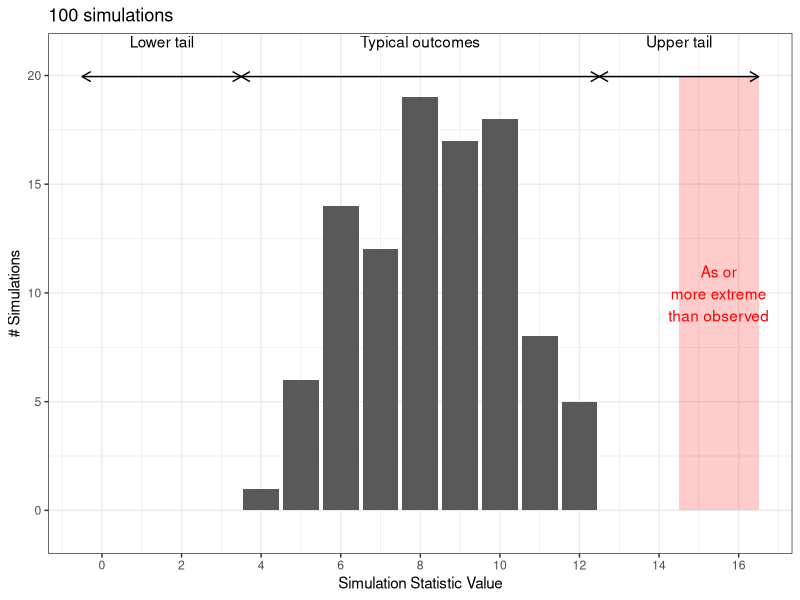
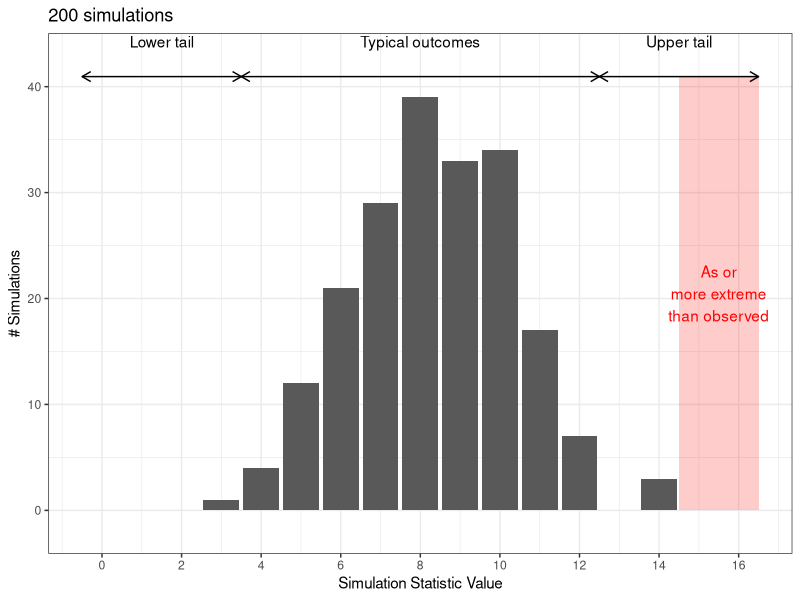
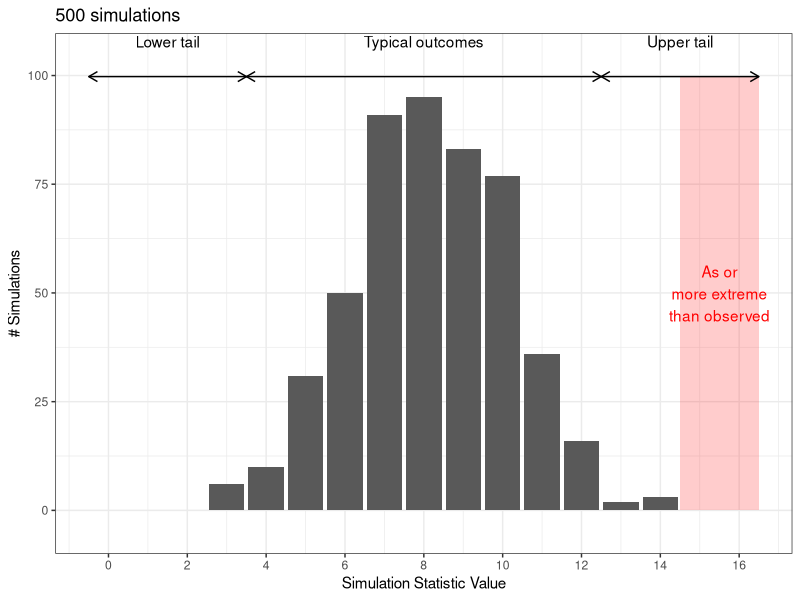
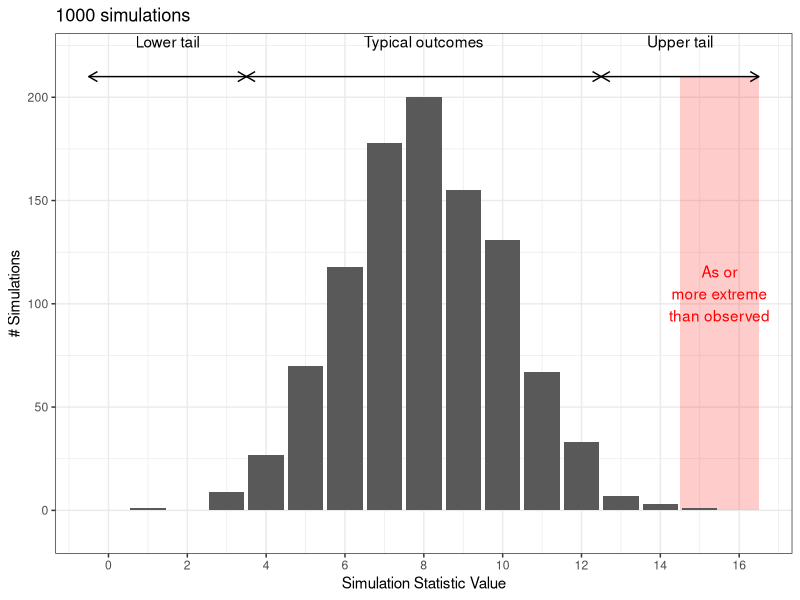
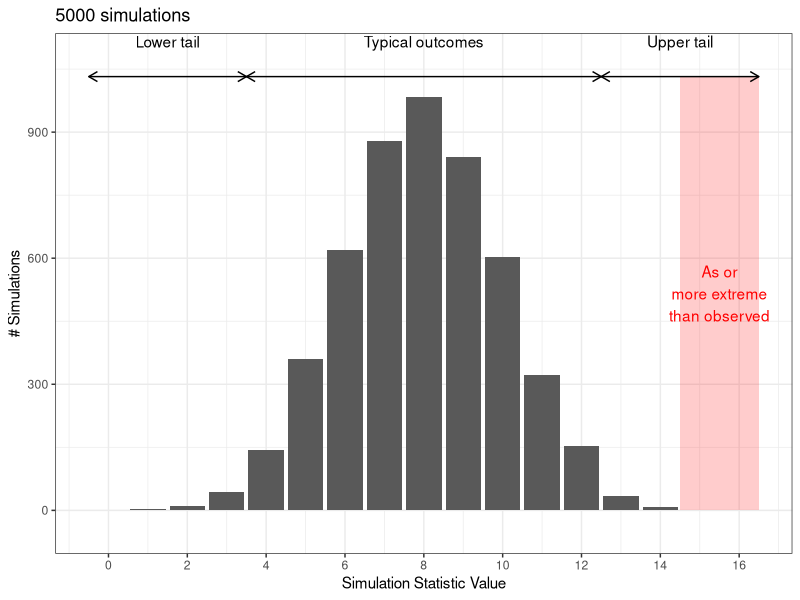
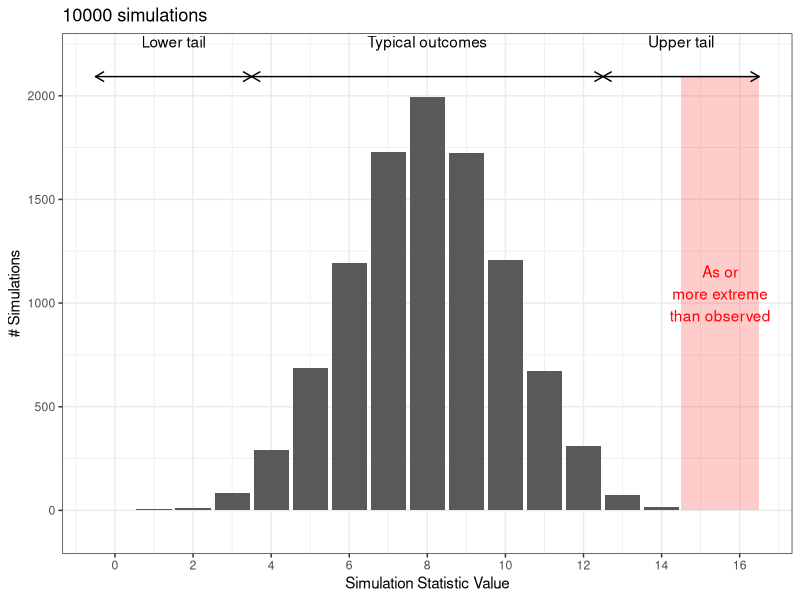
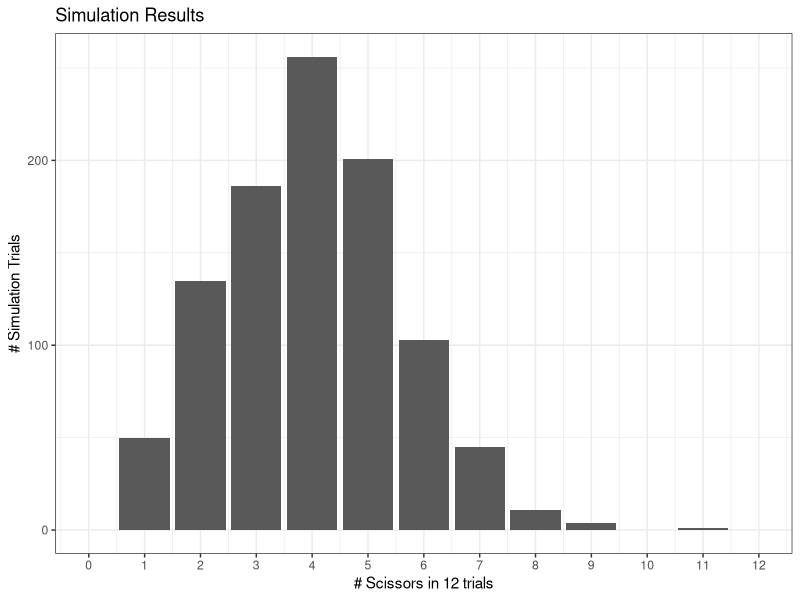
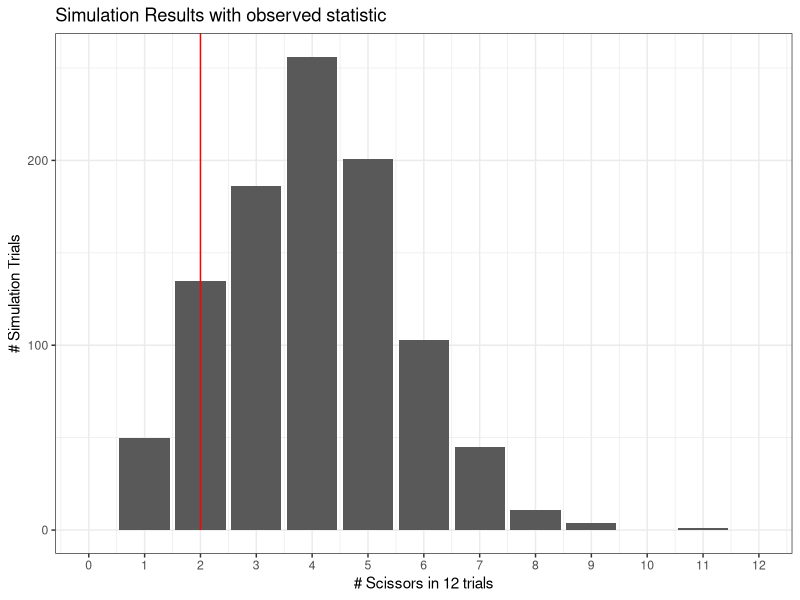

These figures' R source, in order:
## ---- chunk 1

library(ggplot2)
library(tidyverse)
knitr::opts_chunk$set(dpi=300, message = F, warning = F, echo = F, fig.width = 8, fig.height = 4, out.width = "80%", fig.align = "center")
theme_set(theme_bw())
## ---- chunk 2
set.seed(50703092)
x2 <- rbinom(10000, 16, .5)
ymax <- function(x) max(table(x))*1.05
my_arrow <- arrow(ends = "both", length = unit(0.1, "inches"))

x <- x2[1:100]

ggplot(data = tibble(x = x), aes(x = x)) + 
  annotate("rect", xmin = 14.5, xmax = 16.5, ymin = 0, ymax = ymax(x), fill = "red", alpha = .2) + 
  annotate("text", x = 15.5, y = ymax(x)/2, vjust = .5, label = "As or\nmore extreme\nthan observed", color = "red") + 
  geom_bar(width = .9) + 
  annotate("segment", x = -0.5, xend = 3.5, y = ymax(x), yend = ymax(x), arrow = my_arrow) + 
  annotate("text", x = 1.5, y = Inf, vjust = 1.2, label = "Lower tail") + 
  annotate("segment", x = 3.5, xend = 12.5, y = ymax(x), yend = ymax(x), arrow =  my_arrow) + 
  annotate("text", x = 8, y = Inf, vjust = 1.2, label = "Typical outcomes") +
  annotate("segment", x = 12.5, xend = 16.5, y = ymax(x), yend = ymax(x), arrow =  my_arrow) + 
  annotate("text", x = 14.5, y = Inf, vjust = 1.2, label = "Upper tail") + 
  scale_y_continuous("# Simulations", expand = c(.1, 0)) + 
  scale_x_continuous("Simulation Statistic Value", breaks = (0:8)*2) + 
  ggtitle("100 simulations")

x <- x2[1:200]
ggplot(data = tibble(x = x), aes(x = x)) + 
  annotate("rect", xmin = 14.5, xmax = 16.5, ymin = 0, ymax = ymax(x), fill = "red", alpha = .2) + 
  annotate("text", x = 15.5, y = ymax(x)/2, vjust = .5, label = "As or\nmore extreme\nthan observed", color = "red") + 
  geom_bar(width = .9) + 
  annotate("segment", x = -0.5, xend = 3.5, y = ymax(x), yend = ymax(x), arrow = my_arrow) + 
  annotate("text", x = 1.5, y = Inf, vjust = 1.2, label = "Lower tail") + 
  annotate("segment", x = 3.5, xend = 12.5, y = ymax(x), yend = ymax(x), arrow =  my_arrow) + 
  annotate("text", x = 8, y = Inf, vjust = 1.2, label = "Typical outcomes") +
  annotate("segment", x = 12.5, xend = 16.5, y = ymax(x), yend = ymax(x), arrow =  my_arrow) + 
  annotate("text", x = 14.5, y = Inf, vjust = 1.2, label = "Upper tail") + 
  scale_y_continuous("# Simulations", expand = c(.1, 0)) + 
  scale_x_continuous("Simulation Statistic Value", breaks = (0:8)*2) + 
  ggtitle("200 simulations")


x <- x2[1:500]
ggplot(data = tibble(x = x), aes(x = x)) + 
  annotate("rect", xmin = 14.5, xmax = 16.5, ymin = 0, ymax = ymax(x), fill = "red", alpha = .2) + 
  annotate("text", x = 15.5, y = ymax(x)/2, vjust = .5, label = "As or\nmore extreme\nthan observed", color = "red") + 
  geom_bar(width = .9) + 
  annotate("segment", x = -0.5, xend = 3.5, y = ymax(x), yend = ymax(x), arrow = my_arrow) + 
  annotate("text", x = 1.5, y = Inf, vjust = 1.2, label = "Lower tail") + 
  annotate("segment", x = 3.5, xend = 12.5, y = ymax(x), yend = ymax(x), arrow =  my_arrow) + 
  annotate("text", x = 8, y = Inf, vjust = 1.2, label = "Typical outcomes") +
  annotate("segment", x = 12.5, xend = 16.5, y = ymax(x), yend = ymax(x), arrow =  my_arrow) + 
  annotate("text", x = 14.5, y = Inf, vjust = 1.2, label = "Upper tail") + 
  scale_y_continuous("# Simulations", expand = c(.1, 0)) + 
  scale_x_continuous("Simulation Statistic Value", breaks = (0:8)*2) + 
  ggtitle("500 simulations")


x <- x2[1:1000]
ggplot(data = tibble(x = x), aes(x = x)) + 
  annotate("rect", xmin = 14.5, xmax = 16.5, ymin = 0, ymax = ymax(x), fill = "red", alpha = .2) + 
  annotate("text", x = 15.5, y = ymax(x)/2, vjust = .5, label = "As or\nmore extreme\nthan observed", color = "red") + 
  geom_bar(width = .9) + 
  annotate("segment", x = -0.5, xend = 3.5, y = ymax(x), yend = ymax(x), arrow = my_arrow) + 
  annotate("text", x = 1.5, y = Inf, vjust = 1.2, label = "Lower tail") + 
  annotate("segment", x = 3.5, xend = 12.5, y = ymax(x), yend = ymax(x), arrow =  my_arrow) + 
  annotate("text", x = 8, y = Inf, vjust = 1.2, label = "Typical outcomes") +
  annotate("segment", x = 12.5, xend = 16.5, y = ymax(x), yend = ymax(x), arrow =  my_arrow) + 
  annotate("text", x = 14.5, y = Inf, vjust = 1.2, label = "Upper tail") + 
  scale_y_continuous("# Simulations", expand = c(.1, 0)) + 
  scale_x_continuous("Simulation Statistic Value", breaks = (0:8)*2) + 
  ggtitle("1000 simulations")


x <- x2[1:5000]
ggplot(data = tibble(x = x), aes(x = x)) + 
  annotate("rect", xmin = 14.5, xmax = 16.5, ymin = 0, ymax = ymax(x), fill = "red", alpha = .2) + 
  annotate("text", x = 15.5, y = ymax(x)/2, vjust = .5, label = "As or\nmore extreme\nthan observed", color = "red") + 
  geom_bar(width = .9) + 
  annotate("segment", x = -0.5, xend = 3.5, y = ymax(x), yend = ymax(x), arrow = my_arrow) + 
  annotate("text", x = 1.5, y = Inf, vjust = 1.2, label = "Lower tail") + 
  annotate("segment", x = 3.5, xend = 12.5, y = ymax(x), yend = ymax(x), arrow =  my_arrow) + 
  annotate("text", x = 8, y = Inf, vjust = 1.2, label = "Typical outcomes") +
  annotate("segment", x = 12.5, xend = 16.5, y = ymax(x), yend = ymax(x), arrow =  my_arrow) + 
  annotate("text", x = 14.5, y = Inf, vjust = 1.2, label = "Upper tail") + 
  scale_y_continuous("# Simulations", expand = c(.1, 0)) + 
  scale_x_continuous("Simulation Statistic Value", breaks = (0:8)*2) + 
  ggtitle("5000 simulations")


x <- x2[1:10000]
ggplot(data = tibble(x = x), aes(x = x)) + 
  annotate("rect", xmin = 14.5, xmax = 16.5, ymin = 0, ymax = ymax(x), fill = "red", alpha = .2) + 
  annotate("text", x = 15.5, y = ymax(x)/2, vjust = .5, label = "As or\nmore extreme\nthan observed", color = "red") + 
  geom_bar(width = .9) + 
  annotate("segment", x = -0.5, xend = 3.5, y = ymax(x), yend = ymax(x), arrow = my_arrow) + 
  annotate("text", x = 1.5, y = Inf, vjust = 1.2, label = "Lower tail") + 
  annotate("segment", x = 3.5, xend = 12.5, y = ymax(x), yend = ymax(x), arrow =  my_arrow) + 
  annotate("text", x = 8, y = Inf, vjust = 1.2, label = "Typical outcomes") +
  annotate("segment", x = 12.5, xend = 16.5, y = ymax(x), yend = ymax(x), arrow =  my_arrow) + 
  annotate("text", x = 14.5, y = Inf, vjust = 1.2, label = "Upper tail") + 
  scale_y_continuous("# Simulations", expand = c(.1, 0)) + 
  scale_x_continuous("Simulation Statistic Value", breaks = (0:8)*2) + 
  ggtitle("10000 simulations")
  
## ---- chunk 3
set.seed(2016100700)
df <- tibble(x = rbinom(1000, 12, 1/3))

ggplot(df, aes(x = x)) + geom_bar() + 
  scale_x_continuous("# Scissors in 12 trials", breaks = 0:12, limits = c(0, 12)) +
  scale_y_continuous("# Simulation Trials") + 
  ggtitle("Simulation Results")
## ---- chunk 4

ggplot(df, aes(x = x)) + geom_bar() + 
  scale_x_continuous("# Scissors in 12 trials", breaks = 0:12, limits = c(0, 12)) +
  scale_y_continuous("# Simulation Trials") + 
  ggtitle("Simulation Results with observed statistic") +
  annotate("segment", y = 0, yend = Inf, x = 2, xend = 2, color = "red")

## ---- chunk 5
ggplot(df, aes(x = x)) + geom_bar() + 
  scale_x_continuous("# Scissors in 12 trials", breaks = 0:12, limits = c(0, 12)) +
  scale_y_continuous("# Simulation Trials") + 
  ggtitle("Which direction to go?") +
  annotate("segment", y = 0, yend = Inf, x = 2, xend = 2, color = "red") +
  annotate("text", y = 175, x = 1, label = "atop(displaystyle(atop(In~the,direction)),of~H[A])", color = "red", parse = T, vjust = 0) + 
  annotate("segment", x = 1.75, xend = 0, y = 150, yend = 150, color = "red", arrow = arrow(ends = "last", length = unit(0.1, "inches")) )
## ---- chunk 6

df <- df %>%
  mutate(extreme = factor(x <=2, labels = c("Not extreme", "Extreme"))) 

ggplot(df, aes(x = x, fill = extreme)) + geom_bar() + 
  scale_fill_manual("", values = c("Extreme" = "red", "Not extreme" = "grey20")) + 
  theme(legend.title = element_blank(), legend.position = c(1, 1), legend.justification = c(1,1), legend.background = element_rect(fill = "transparent")) + 
  scale_x_continuous("# Scissors in 12 trials", breaks = 0:12, limits = c(0, 12)) +
  scale_y_continuous("# Simulation Trials") + 
  ggtitle("Simulation statistics as or more extreme than the observed statistic") +
  annotate("segment", y = 0, yend = Inf, x = 2, xend = 2, color = "red") +
  annotate("text", y = 175, x = 1, label = "atop(displaystyle(atop(In~the,direction)),of~H[A])", color = "red", parse = T, vjust = 0) + 
  annotate("segment", x = 1.75, xend = 0, y = 150, yend = 150, color = "red", arrow = arrow(ends = "last", length = unit(0.1, "inches")) )

## ---- chunk 7
ggplot(df, aes(x = x, fill = extreme)) + geom_bar() + 
  scale_fill_manual("", values = c("Extreme" = "red", "Not extreme" = "grey20")) + 
  theme(legend.title = element_blank(), legend.position = c(1, 1), legend.justification = c(1,1), legend.background = element_rect(fill = "transparent")) + 
  scale_x_continuous("# Scissors in 12 trials", breaks = 0:12, limits = c(0, 12)) +
  scale_y_continuous("# Simulation Trials") + 
  ggtitle("Simulation Results with p-value calculation") +
  annotate("segment", y = 0, yend = Inf, x = 2, xend = 2, color = "red") +
  annotate("text", y = 175, x = 1, label = "atop(displaystyle(atop(In~the,direction)),of~H[A])", color = "red", parse = T, vjust = 0) + 
  annotate("segment", x = 1.75, xend = 0, y = 150, yend = 150, color = "red", arrow = arrow(ends = "last", length = unit(0.1, "inches")) ) #+ 
  # annotate("text", x = 12, y = 150, label = paste("P~bgroup('(', x^'*'<= 2,')')~phantom(0)== frac(", sum(df$extreme == "Extreme"), ", ", nrow(df), ")~phantom(0)== ", mean(df$extreme == "Extreme")), parse = T, hjust = 1)

## ---- chunk 8
set.seed(342509182)
tbl <- tibble(x = rbinom(1000, 10, .15)/10, extreme = x > .8)

ggplot(tbl, aes(x = x, fill = extreme)) + 
  geom_bar() + 
  scale_x_continuous(limits = c(-0.05, 1), breaks = (0:10)/10, "30 Day Mortality Rate, 10 patients") + 
  scale_y_continuous("# Simulated Cases") + 
  annotate("segment", x = 0.8, xend = 0.8, y = 0, yend = Inf) + 
  annotate("label", x = 0.8, y = 300, label = "St. George's\nMortality Rate") +
  annotate("text", x = .9, y = -Inf, label = sprintf("Mean: %0.3f  \nSD: %0.3f  \nProp: %0.3f  ", mean(tbl$x), sd(tbl$x), mean(tbl$extreme)), hjust = 0, vjust = -0.25)
## ---- chunk 9
set.seed(342509182)
tbl1 <- tibble(x = rbinom(1000, 361, .15)/361, extreme = x > 71/361)

ggplot(tbl1, aes(x = x, fill = extreme)) + 
  geom_bar() + 
  scale_x_continuous("30 Day Mortality Rate, 361 patients") + 
  scale_y_continuous("# Simulated Cases") + 
  annotate("segment", x = 71/361, xend = 71/361, y = 0, yend = Inf) + 
  annotate("label", x = 71/361, y = 40, label = "St. George's\nMortality Rate\n(1986-2000)") +
  annotate("text", x = .08, y = Inf, label = sprintf("Mean: %0.3f\nSD: %0.3f\nProp: %0.3f", mean(tbl1$x), sd(tbl1$x), mean(tbl1$extreme)), nudge_x = .15, hjust = 0, vjust = 1.5)
## ---- chunk 10

tibble(
  x = seq(-5, 5, .01),
  y = dnorm(x),
  evidence = case_when(abs(x) < 1.5 ~ "little or none", 
                       abs(x) <= 2 ~ "moderate",
                       abs(x) <= 3 ~ "strong", 
                       TRUE ~ "very strong") %>%
    factor(levels = rev(c("little or none", "moderate", "strong", "very strong")), ordered = T),
  side = ifelse(abs(x) < 1.5, TRUE, x >= 0)
) %>% 
ggplot(aes(x = x)) + 
  geom_area(aes(x = x, y = y, fill = evidence, color = evidence, group = interaction(evidence, side))) + 
  geom_ribbon(aes(x = x, ymin = -Inf, ymax = 0, color = evidence, fill = evidence)) + 
  annotate("rect", xmin = -Inf, xmax = Inf, ymin = -Inf, ymax = 0, alpha = 0.75, fill = "white", color = NA) + 
  stat_function(fun = dnorm, geom = "line") + 
  xlab("Standardized Statistic (z) Value") + 
  ggtitle("Interpretation of Standardized Statistic Values") + 
  coord_cartesian(xlim = c(-4, 4)) + 
  theme(legend.position = "bottom", axis.title.y = element_blank())
## ---- chunk 11
tbl <- tibble(n = c(32, 128, 256), x = purrr::map(n, rbinom, n = 100, prob = 23/32)) %>%
  unnest(x) %>%
  mutate(x = x/n)

ggplot(tbl, aes(x = x)) + 
  geom_histogram(bindwidth = .02) + 
  facet_wrap(~n, labeller = "label_both", ncol = 1) + 
  ylab("# Simulations") + 
  xlab("Simulated Proportion")
## ---- chunk 12
tbl <- tibble(x = seq(-4, 4, .01), y = dnorm(x)) %>%
  mutate(`One Sided` = ifelse(x > 2, y, NA), `Two Sided` = ifelse(abs(x) > 2, y, NA), sign = x >= 0) %>%
  pivot_longer(`One Sided`:`Two Sided`, names_to = "Type", values_to = "value")
  

ggplot(tbl) + 
  geom_area(aes(x = x, y = value, group = interaction(Type, sign)), fill = "darkgreen") + 
  geom_line(aes(x = x, y = y)) + 
  facet_wrap(~Type) + 
  theme(axis.title = element_blank())
